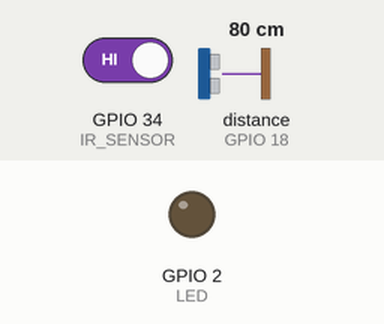
A sketch run on a simulated ESP32. Parts: output pins drawn as LEDs (lit = HIGH). Wiring (inferred from the names in the program): ultrasonic range finder: trigger GPIO 5; echo GPIO 18. The inputs (shaded band) are chosen by the test bench; at power-on: GPIO 34 (IR_SENSOR) HIGH, distance to the obstacle (sensor on GPIO 18) 80 cm. The echo pulse lasts 58.3 µs per cm; WiFi joins after 1.5 s; servers stay silent unless stated; pins used as bus, display or sensor lines are not drawn; what the sketch prints to the serial monitor is not drawn.

Above: at 2.7 s.
2.8 s: GPIO 34 (IR_SENSOR) driven LOW
At 17.8 s:
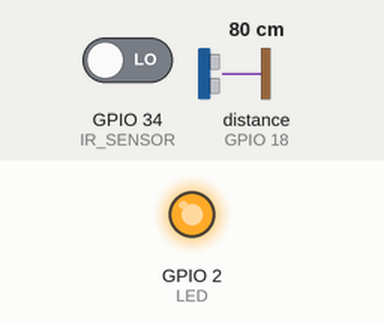
Timing chart, 0 to 33.4 s (numbered marks = the images above; inputs shaded):
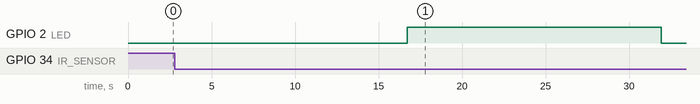

Measured:
- after the input at 2.8 s, GPIO 2 (LED): LOW → HIGH after 13.9 s, → LOW 15.2 s later

The sketch:

sketch_dec11a.ino
```cpp
#include <WiFi.h>

// -------- PIN DEFINITIONS --------
#define IR_SENSOR 34
#define LED 2
#define TRIG 5
#define ECHO 18

// -------- WIFI DETAILS --------
const char* ssid = "greeshma Agepati";
const char* password = "GreeshmaPraveen";

// -------- THINGSPEAK DETAILS --------
String writeAPIKey = "L7UISY092CEKYNPI";

const char* server = "api.thingspeak.com";

WiFiClient client;

int vehicleCount = 0;
bool lastState = HIGH;

void connectWiFi() {
  Serial.println("Connecting to WiFi...");
  WiFi.begin(ssid, password);

  while (WiFi.status() != WL_CONNECTED) {
    delay(500);
    Serial.print(".");
  }

  Serial.println("\nWiFi Connected!");
}

void setup() {
  Serial.begin(9600);

  pinMode(IR_SENSOR, INPUT);
  pinMode(LED, OUTPUT);
  pinMode(TRIG, OUTPUT);
  pinMode(ECHO, INPUT);

  connectWiFi();
}

void loop() {

  // ---------- IR VEHICLE COUNT ----------
  int currentState = digitalRead(IR_SENSOR);

  if (currentState == LOW && lastState == HIGH) {
    vehicleCount++;
    digitalWrite(LED, HIGH);
    Serial.print("Vehicle Count: ");
    Serial.println(vehicleCount);
  } else {
    digitalWrite(LED, LOW);
  }

  lastState = currentState;

  // ---------- ULTRASONIC DISTANCE ----------
  digitalWrite(TRIG, LOW);
  delayMicroseconds(2);
  digitalWrite(TRIG, HIGH);
  delayMicroseconds(10);
  digitalWrite(TRIG, LOW);

  long duration = pulseIn(ECHO, HIGH, 30000);
  float distance = duration * 0.034 / 2;

  Serial.print("Distance: ");
  Serial.println(distance);

  // ---------- SEND DATA TO THINGSPEAK ----------
  if (client.connect(server, 80)) {

    String url = "/update?api_key=" + writeAPIKey +
                 "&field1=" + String(vehicleCount) +
                 "&field2=" + String(distance);

    client.print(String("GET ") + url + " HTTP/1.1\r\n" +
                 "Host: api.thingspeak.com\r\n" +
                 "Connection: close\r\n\r\n");

    Serial.println("Data sent to ThingSpeak");
  }

  client.stop();

  Serial.println("-------------------------");

  delay(15000);   // ThingSpeak minimum 15 seconds
}
```
